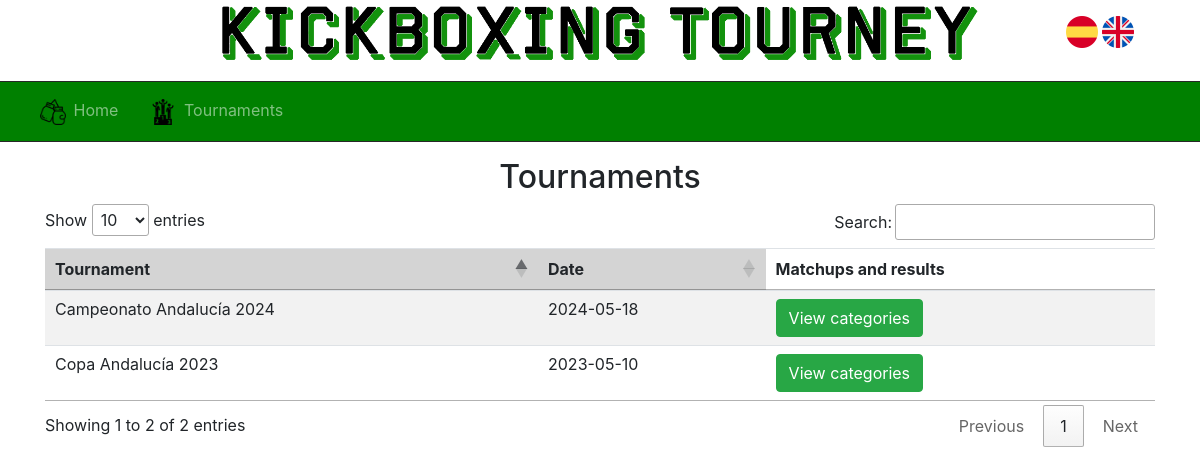
Page /ProyectoTFG/Invitado/listaTorneosResultadosInvitados.php?idioma=in on the committed database.
### tables this page shows
CREATE TABLE `torneo` (
  `idtorneo` int(11) NOT NULL,
  `fechainscripcion` date DEFAULT NULL,
  `fechatorneo` date NOT NULL,
  `descripcion` varchar(200) NOT NULL,
  `estado` int(1) NOT NULL,
  `finalizado` int(1) NOT NULL,
  `plazas` int(3) DEFAULT 8
);

### ProyectoTFG/Modelo/ModeloTorneo.php (called while the page is built, shortened)
<?php
include_once 'ModeloBD.php';
include_once '../Clases/Torneo.php';
class ModeloTorneo {
    private $modeloBD;
    public function __construct() {
        $this->modeloBD = new ModeloBD();
    }
    public function obtenerTorneos() {
        $sql = "SELECT * FROM torneo";
        $this->modeloBD->open_connection();
        $listaTorneos = array();
        if ($this->modeloBD->get_results_from_query($sql)) {
            $rows = $this->modeloBD->get_rows();
            foreach ($rows as $row) {
                $listaTorneos[] = new Torneo(
                    $row['idtorneo'],
                    $row['fechainscripcion'],
                    $row['fechatorneo'],
                    $row['descripcion'],
                    $row['estado'],
                    $row['finalizado'],
                    $row['plazas']
                );
            }
        }
        return $listaTorneos;
    }
}

### ProyectoTFG/Modelo/ModeloBD.php (called while the page is built, shortened)
<?php
class ModeloBD {
    private static $db_host = 'localhost';
    private static $db_user = 'root';
    private static $db_pass = '';
    protected $db_name = 'proyectotfg';
    protected $rows = array();
    private $conexion;
    public function open_connection() {
        $this->conexion = new mysqli(self::$db_host, self::$db_user, self::$db_pass, $this->db_name);
        $this->conexion->query("SET NAMES 'utf8'");
    }
public function get_results_from_query($query) {
    $result = $this->conexion->query($query);
    $this->rows = array();
    $hasResults = false;
    if ($result && $result->num_rows > 0) {
        while ($row = $result->fetch_assoc()) {
            $this->rows[] = $row;
            $hasResults = true;
        }
    }
    return $hasResults;
}
    public function get_rows() {
        return $this->rows;
    }
}

### ProyectoTFG/Clases/Torneo.php (called while the page is built, shortened)
<?php
class Torneo {
    public $idtorneo;
    public $fechatorneo;
    public $descripcion;
    public $estado;
    public function __construct($idtorneo, $fechainscripcion, $fechatorneo, $descripcion, $estado, $finalizado, $plazas) {
        $this->idtorneo = $idtorneo;
        $this->fechatorneo = $fechatorneo;
        $this->descripcion = $descripcion;
        $this->estado = $estado;
    }
    public function getIdtorneo() {
        return $this->idtorneo;
    }
    public function getFechatorneo() {
        return $this->fechatorneo;
    }
    public function getDescripcion() {
        return $this->descripcion;
    }
    public function getEstado() {
        return $this->estado;
    }
}

### ProyectoTFG/Invitado/listaTorneosResultadosInvitados.php (the view, shortened to what this page needs)
<?php
    include_once '../Modelo/ModeloTorneo.php';
    $modeloTorneo = new ModeloTorneo();
    $torneos = $modeloTorneo->obtenerTorneos();
    ?>
    <html>
        <head>
            <link rel="stylesheet" href="https://maxcdn.bootstrapcdn.com/bootstrap/4.0.0/css/bootstrap.min.css">
            <link href="../CSS/principal.css" rel="stylesheet" type="text/css"/>
        </head>
        <body>
            <?php include '../header.php';
                include '../menus/menuInvitado.php';
            ?>
            <div class="container">
                <h2 class="textoCentrado "><?php echo $lang["Torneos"]?></h2>
                <div class="table-responsive">
                <table id="tablaTorneosResultados" class="table table-striped">
                    <thead>
                        <tr>
                            <th><?php echo $lang["Torneo"]?></th>
                            <th><?php echo $lang["Fecha"]?></th>
                            <td><strong><?php echo $lang["EnfrentamientosYResultados"]?></strong></td>
                        </tr>
                    </thead>
                    <tbody>
                        <?php
                        foreach ($torneos as $torneo) {
                            if($torneo->getEstado()==0){
                                print "<tr>";
                                print "<td>" . $torneo->getDescripcion()  . "</td>";
                                print "<td>" . $torneo->getFechatorneo() . "</td>";
                                print "<td><a href='listaCategoriasResultadosInvitados.php?idtorneo=" . $torneo->getIdtorneo() . "'><button type='button' name='resultados' class='btn btn-success'>".$lang["VerCategorias"]."</button></a></td>";
                                print "</tr>";
                            }
                        }
                        ?>
                    </tbody>
                </table>
                </div>
            </div>
        </body>
    <link rel="stylesheet" type="text/css" href="https://cdn.datatables.net/1.10.25/css/jquery.dataTables.css">
    </html>

### ProyectoTFG/CSS/principal.css (style rules this page uses)
* { padding: 0; margin: 0; }
.table { margin-bottom: 0; }
.textoCentrado { text-align: center; margin-top: 0.5em; }
a { color: black; }
table tr th { cursor: pointer; -webkit-user-select: none; -moz-user-select: none; -ms-user-select: none; user-select: none; }
table th { white-space: nowrap; }
.sorting { background-color: #D4D4D4; }

### rows in the picture
torneo: descripcion "Copa Andalucía 2023", fechatorneo "2023-05-10"
torneo: descripcion "Campeonato Andalucía 2024", fechatorneo "2024-05-18"

### other values in the picture
$lang["Inicio"] "Home"
$lang["Torneos"] "Tournaments"
$lang["Torneo"] "Tournament"
$lang["Fecha"] "Date"
$lang["EnfrentamientosYResultados"] "Matchups and results"
